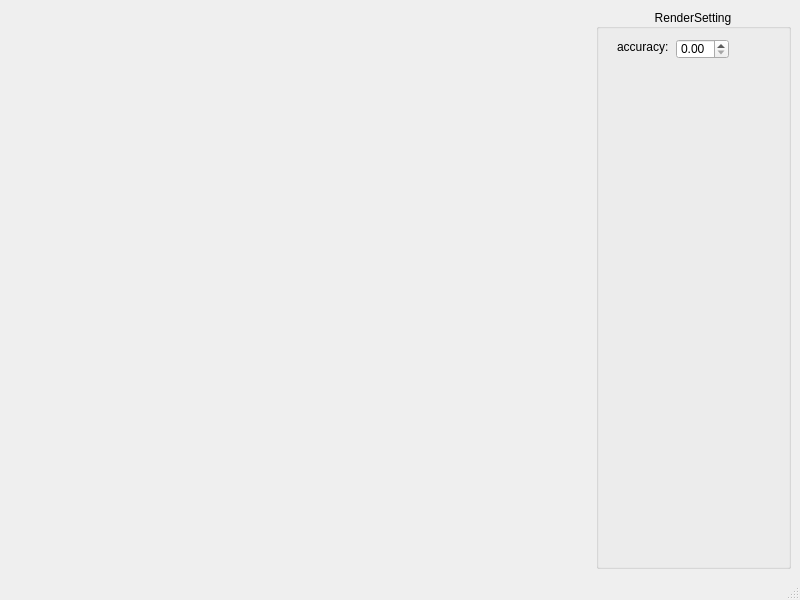
<?xml version="1.0" encoding="UTF-8"?>
<ui version="4.0">
 <class>MainWindow</class>
 <widget class="QMainWindow" name="MainWindow">
  <property name="geometry">
   <rect>
    <x>0</x>
    <y>0</y>
    <width>800</width>
    <height>600</height>
   </rect>
  </property>
  <property name="windowTitle">
   <string>MainWindow</string>
  </property>
  <widget class="QWidget" name="centralwidget">
   <layout class="QHBoxLayout" name="horizontalLayout" stretch="3,1">
    <item>
     <layout class="QVBoxLayout" name="leftLayout"/>
    </item>
    <item>
     <layout class="QVBoxLayout" name="rightLayout">
      <item>
       <widget class="QGroupBox" name="groupBox">
        <property name="title">
         <string>RenderSetting</string>
        </property>
        <property name="alignment">
         <set>Qt::AlignCenter</set>
        </property>
        <widget class="QLabel" name="label">
         <property name="geometry">
          <rect>
           <x>21</x>
           <y>30</y>
           <width>53</width>
           <height>16</height>
          </rect>
         </property>
         <property name="text">
          <string>accuracy:</string>
         </property>
        </widget>
        <widget class="QDoubleSpinBox" name="doubleSpinBox">
         <property name="geometry">
          <rect>
           <x>80</x>
           <y>30</y>
           <width>53</width>
           <height>20</height>
          </rect>
         </property>
        </widget>
       </widget>
      </item>
     </layout>
    </item>
   </layout>
  </widget>
  <widget class="QStatusBar" name="statusbar"/>
 </widget>
 <resources/>
 <connections/>
</ui>
